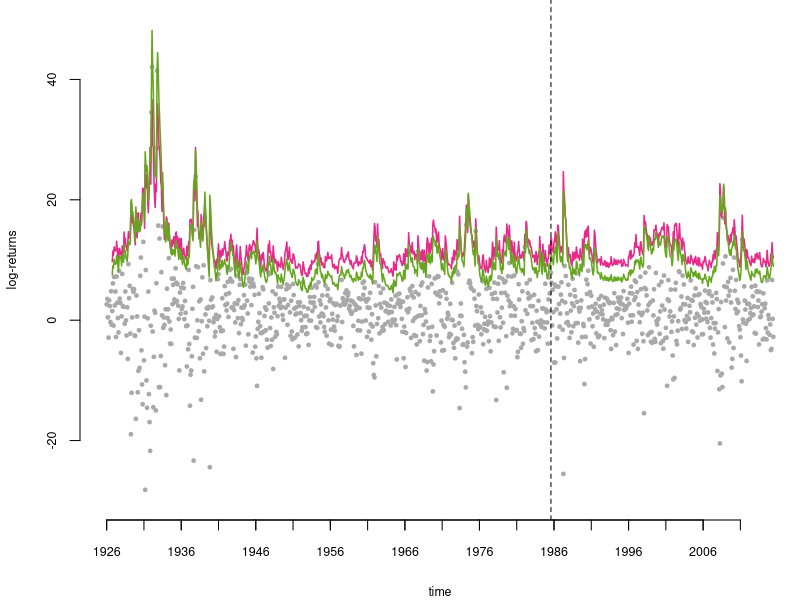

This chart was generated by the following R code:
###################################################################################
###################################################################################
#
# Makes plot from the run of the files 
# scripts-paper/example4-gposmc.py and scripts-paper/example4-gpoabc.py
# The plot is the Value-At-Risk of the corresponding portfolio is also computed.
#
#
# For more details, see https://github.com/compops/gpo-abc2015
#
# (c) 2016 Johan Dahlin
# liu (at) johandahlin.com
#
###################################################################################
###################################################################################


library("zoo")
library("RColorBrewer")
plotColors = brewer.pal(8, "Dark2")

# Change the working directory to be correct on your system
# setwd("C:/home/src/gpo-abc2015/scripts-paper-plots")


###################################################################################
# Get the data and compute the probability transformed residuals
###################################################################################

# Load Value-at-Risk estimates
VaRABC <- read.table("../results-paper/example4/example4-gpoabc-var.csv", header = TRUE, 
    sep = ",", stringsAsFactors = F)
VaRSMC <- read.table("../results-paper/example4/example4-gposmc-var.csv", header = TRUE, 
    sep = ",", stringsAsFactors = F)

# Load log-returns
y <- read.table("../results-paper/example4/example4-gpoabc-returns.csv", header = TRUE, sep = ",")


# Load estimates of model parameters
m <- read.table("../results-paper/example4/example4-gpoabc-model.csv", header = TRUE, sep = ",")
m2 <- read.table("../results-paper/example4/example4-gposmc-model.csv", header = TRUE, sep = ",")

T <- dim(y)[1]
nAssets <- dim(y)[2] - 1


###################################################################################
# Make the plot for the Value-at-Risk estimate
###################################################################################

grid <- as.Date(as.yearmon(as.character(y[, 1]), "%Y%m"))

cairo_pdf("example4-portfolio.pdf", height = 3, width = 8)

layout(matrix(1, 1, 1, byrow = TRUE))
par(mar = c(4, 4, 0, 0))

plot(grid, rowMeans(y[, -1]), pch = 19, col = "darkgrey", bty = "n", ylab = "log-returns", 
    xlab = "time", cex = 0.5, ylim = c(-30, 50), xaxt = "n", cex.lab = 0.75, 
    cex.axis = 0.75)

atVector1 <- seq(grid[1], grid[T], by = "5 years")
axis.Date(1, grid, atVector1, labels = NA, cex.lab = 0.75, cex.axis = 0.75)

atVector2 <- seq(grid[1], grid[T], by = "10 years")
axis.Date(1, grid, atVector2, format = "%Y", cex.lab = 0.75, cex.axis = 0.75)

lines(grid[seq(10, T)], -rowMeans(VaRABC[, -1])[10:T], col = plotColors[4], 
    lwd = 1.5)

lines(grid[seq(10, T)], -rowMeans(VaRSMC[, -1])[10:T], col = plotColors[5], 
    lwd = 1.5)

abline(v = grid[round(2 * T/3)], lty = "dashed")

dev.off()

# Get the number of violations
Test <- 805
sum(rowMeans(VaRSMC[, -1])[Test:T] > rowMeans(y[Test:T, -1]))
sum(rowMeans(VaRABC[, -1])[Test:T] > rowMeans(y[Test:T, -1]))


###################################################################################
###################################################################################
# End of file
###################################################################################
###################################################################################